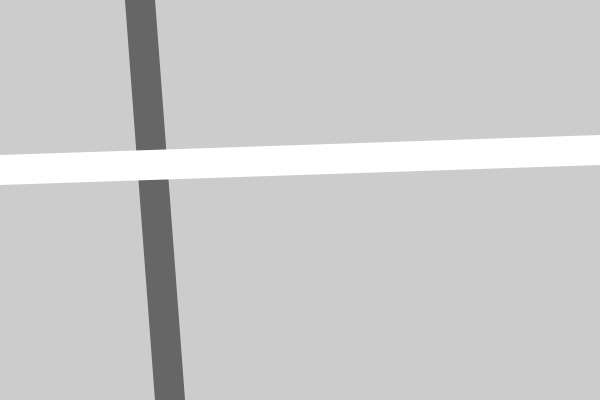
Frame 1 (no input)
Frame 60 (no input): identical to frame 1, image omitted
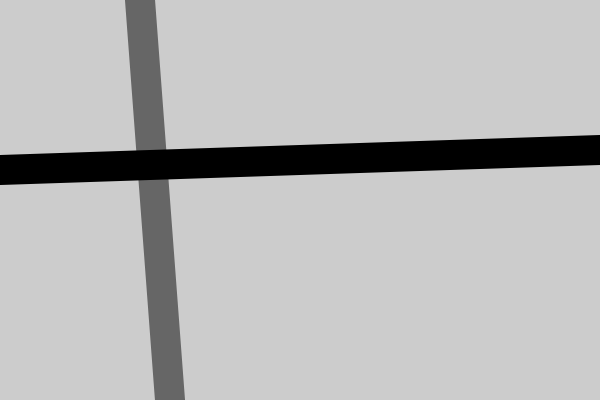
Frame 120 (the mouse pressed at the canvas centre since frame 60)

The p5.js sketch that drew these frames (run headless with seeded random() and noise() and a simulated clock; from frame 60 on, the mouse is pressed at the canvas centre):

// p5.js sketch
// ── sketch.js
// Getting Started with p5.js
// Lauren McCarthy, Casey Reas, Ben Fry

function setup() {
  createCanvas(600, 400);
  strokeWeight(30);
}

function draw() {
  background(204);
  stroke(102);
  line(140, 0, 170, height);
  if (mouseIsPressed) {
    stroke(0);
  } else {
    stroke(255);
  }
  line(0, 170, width, 150);
}
